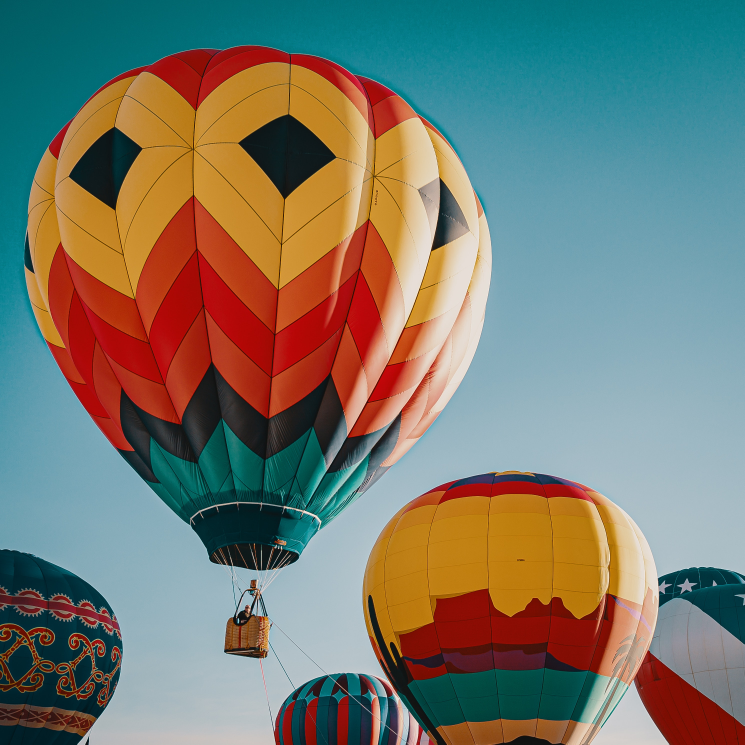
#> input picture Imagens/Baloes.jpg, 2978 x 2978 px, found by its file name (shown at 1/4 size)
$ python 'Aplicação Histograma - Exemplo 3 -  Versão 1.0.0.py'
#> lines starting #> are read from the running program, lines starting #| are printed output that depends on the picture
#
########################################################################
# Importação das Bibliotecas Necessárias
########################################################################
#
import cv2 as cv
import numpy as np
from matplotlib import pyplot as plt
from pathlib import Path

#
########################################################################
# Funções de Apoio
########################################################################
#
def HistogramaCurva (tmpImgBase):
    CorBranca = (255, 255, 255)
    imgGrafico = np.full((300, 256, 3), CorBranca, dtype=np.uint8)
    bins = np.arange(256).reshape(256,1)

    if len(tmpImgBase.shape) == 2:
        CorLinha = [(255,255,255)]
    elif tmpImgBase.shape[2] == 3:
        CorLinha = [ (255,0,0),(0,255,0),(0,0,255) ]

    for Canais, ColunaCanal in enumerate(CorLinha):
        ItemHistograma = cv.calcHist([tmpImgBase],[Canais],None,[256],[0,256])
        cv.normalize(ItemHistograma,ItemHistograma,0,255,cv.NORM_MINMAX)
        Historico = np.int32(np.around(ItemHistograma))
        Pontos = np.int32(np.column_stack((bins,Historico)))
        cv.polylines(imgGrafico,[Pontos],False,ColunaCanal)

    imgResultado = np.flipud(imgGrafico)
    return (imgResultado)

def LimpaTerminal ():
    if os.name == "nt":
       _ = os.system( "cls" )
    else:
      _ = os.system( "clear ")
    return ()

#
########################################################################
# Definições Gerais
########################################################################
#
NomeImagem = "Baloes.jpg"
dirRaiz = Path.home()
dirBase = "/home/asoares/Insync/alexandre.asoares@gmail.com/OneDrive/Atividades/LocalCV"
dirImagem = "Imagens"
dirCaminhoImagem = str(Path(dirRaiz, dirBase, dirImagem, NomeImagem))
bins = np.arange(256).reshape(256,1)

#
########################################################################
# Lendo a Imagem
########################################################################
#
ImagemBase = cv.imread ( dirCaminhoImagem)
#> ImagemBase is the input picture: shape (2978, 2978, 3); mean B, G, R 109.9, 121.6, 119.3

#
########################################################################
# Checando se a Imagem Foi Lida com Sucesso
########################################################################
#
if ImagemBase is None:
   LimpaTerminal ()
   print( "Não Foi Localizada a Imagem : ", NomeImagem)
   exit ()

#
########################################################################
# Reduzindo a Imagem Base
########################################################################
#
imgReduzida = cv.resize ( ImagemBase,
                          (0,0),
                          fx=0.3,
                          fy=0.3,
                          interpolation = cv.INTER_AREA )
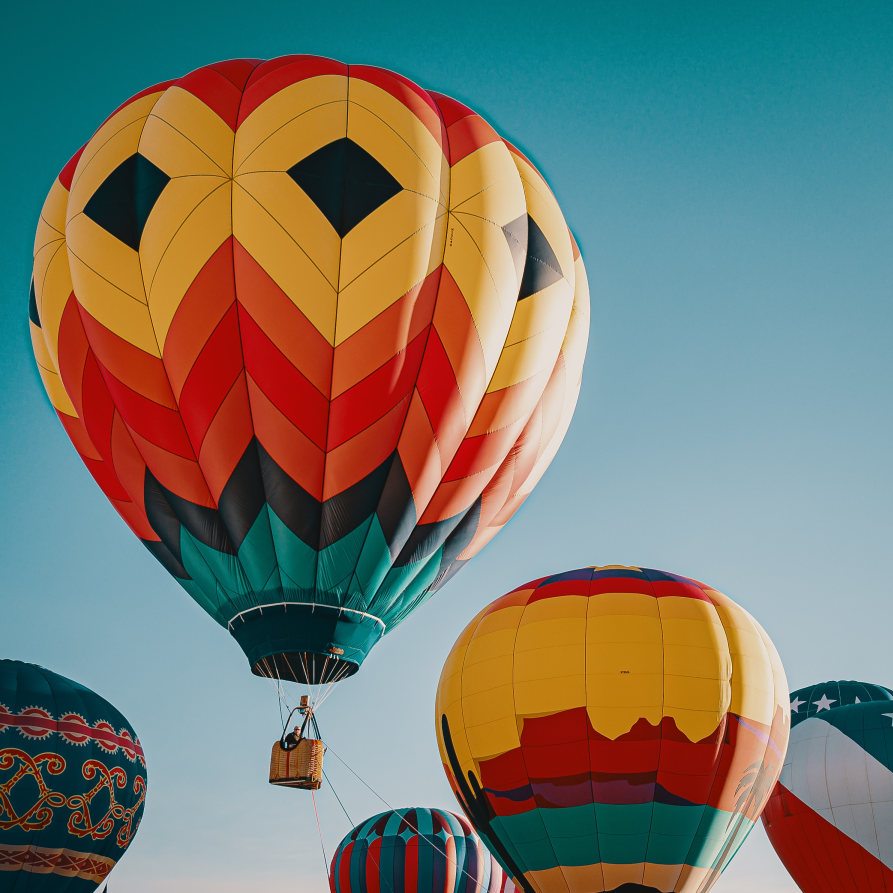
#> imgReduzida: shape (893, 893, 3); mean B, G, R 109.9, 121.6, 119.3
imgHistogramaOriginal = HistogramaCurva (imgReduzida)
#> after the loop in HistogramaCurva, `for Canais, ColunaCanal in enumerate(CorLinha):`:
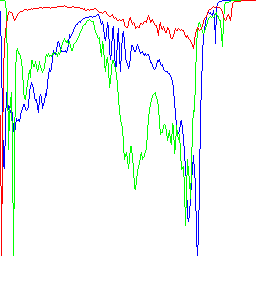
#> imgGrafico: shape (300, 256, 3); mean B, G, R 246.5, 247.6, 244
#> in HistogramaCurva, `imgResultado = np.flipud(imgGrafico)`:
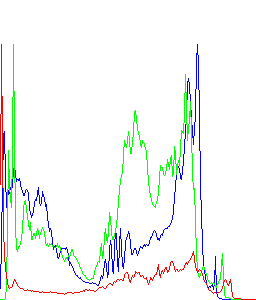
#> imgResultado: shape (300, 256, 3); mean B, G, R 246.5, 247.6, 244

#
########################################################################
# Recuperando os Dados da Imagem
########################################################################
#
ImagemAltura = imgReduzida.shape[0]
#> ImagemAltura = 893
ImagemLargura  = imgReduzida.shape[1]
#> ImagemLargura = 893
ImagemNumCanais = imgReduzida.shape[2]
#> ImagemNumCanais = 3

#
########################################################################
# Executando o Histograma
########################################################################
#
imgNormal = np.zeros ((ImagemLargura, ImagemAltura))
imgNormalizada = cv.normalize ( imgReduzida,
                                imgNormal,
                                alpha = 0,
                                beta = 255,
                                norm_type = cv.NORM_MINMAX )
imgHistogramaNormalizado = HistogramaCurva (imgNormalizada)
#> after the loop in HistogramaCurva (call 2), `for Canais, ColunaCanal in enumerate(CorLinha):`:
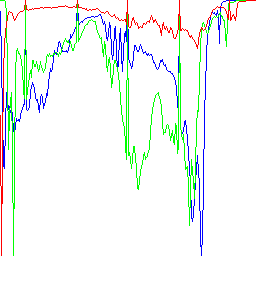
#> imgGrafico: shape (300, 256, 3); mean B, G, R 244.1, 247, 241.9
#> in HistogramaCurva (call 2), `imgResultado = np.flipud(imgGrafico)`:
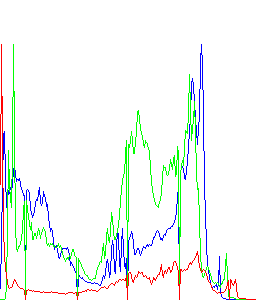
#> imgResultado: shape (300, 256, 3); mean B, G, R 244.1, 247, 241.9

#
########################################################################
# Convertendo para Matplotlib
########################################################################
#
imgReduzida = cv.cvtColor(imgReduzida, cv.COLOR_BGR2RGB)
imgHistogramaOriginal = cv.cvtColor(imgHistogramaOriginal, cv.COLOR_BGR2RGB)
imgNormalizada = cv.cvtColor(imgNormalizada, cv.COLOR_BGR2RGB)
imgHistogramaNormalizado = cv.cvtColor(imgHistogramaNormalizado, cv.COLOR_BGR2RGB)

#
########################################################################
# Apresentação dos Resultados
########################################################################
#
Grafico = plt.figure()

Grafico.add_subplot(2,2,1)
plt.imshow(imgReduzida )
plt.title("Imagem Original", fontsize=11, weight='bold' )

Grafico.add_subplot(2,2,2)
plt.imshow(imgHistogramaOriginal )
plt.title("Histograma Original", fontsize=11, weight='bold' )

Grafico.add_subplot(2,2,3)
plt.imshow(imgNormalizada )
plt.title("Imagem Normalizada", fontsize=11, weight='bold' )

Grafico.add_subplot(2,2,4)
plt.imshow(imgHistogramaNormalizado )
plt.title("Histograma Normalizdo", fontsize=11, weight='bold' )

plt.tight_layout()
plt.show ()

########################################################################
# FIM DO PROGRAMA
########################################################################

$ run again, with Imagens/AmigosEscritorio.jpg copied over Imagens/Baloes.jpg
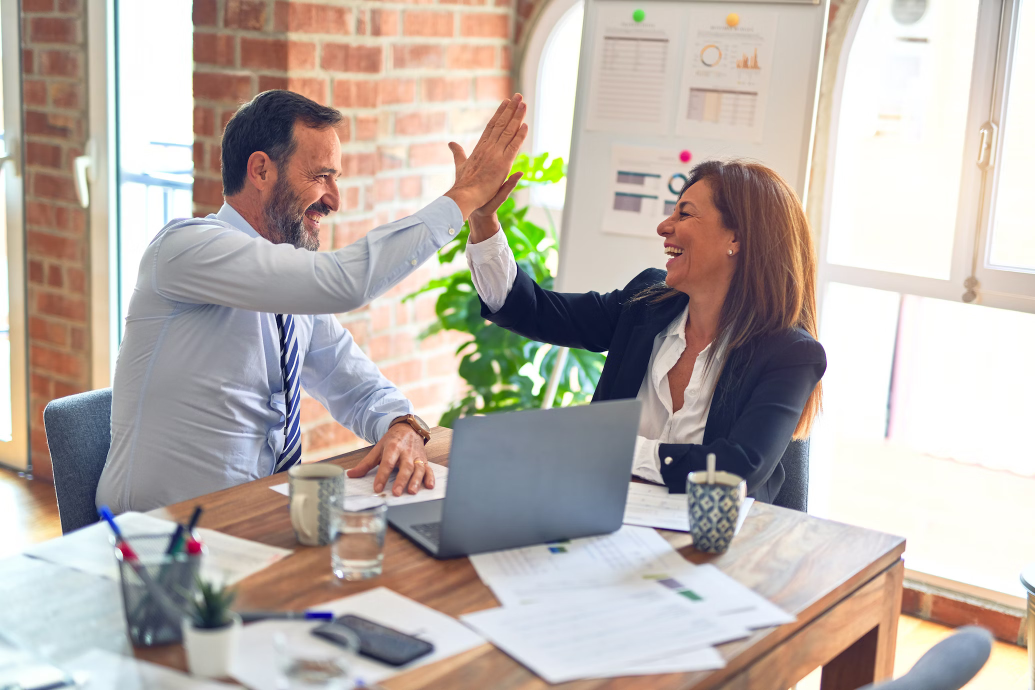
#> input picture Imagens/AmigosEscritorio.jpg, 2070 x 1380 px, found by its file name (shown at 1/2 size)
#> ImagemBase is the input picture: shape (1380, 2070, 3); mean B, G, R 169.5, 175.7, 185.3
#> after the loop in HistogramaCurva, `for Canais, ColunaCanal in enumerate(CorLinha):`:
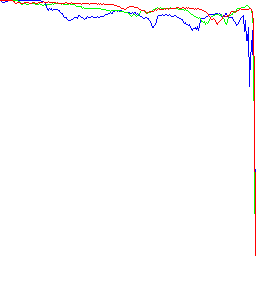
#> imgGrafico: shape (300, 256, 3); mean B, G, R 252.2, 251.9, 252.5
#> `plt.show ()`:
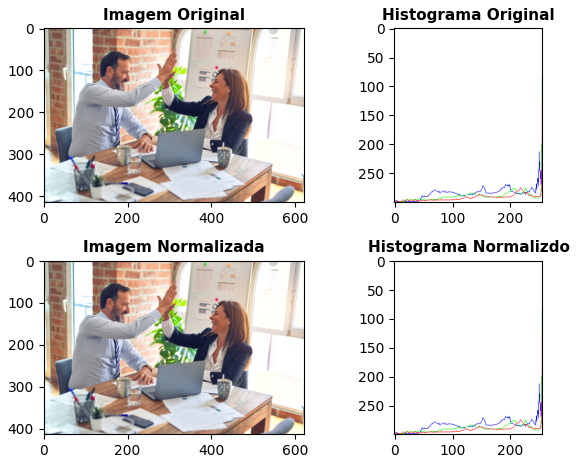
#> figure drawn by matplotlib, 4 panels
